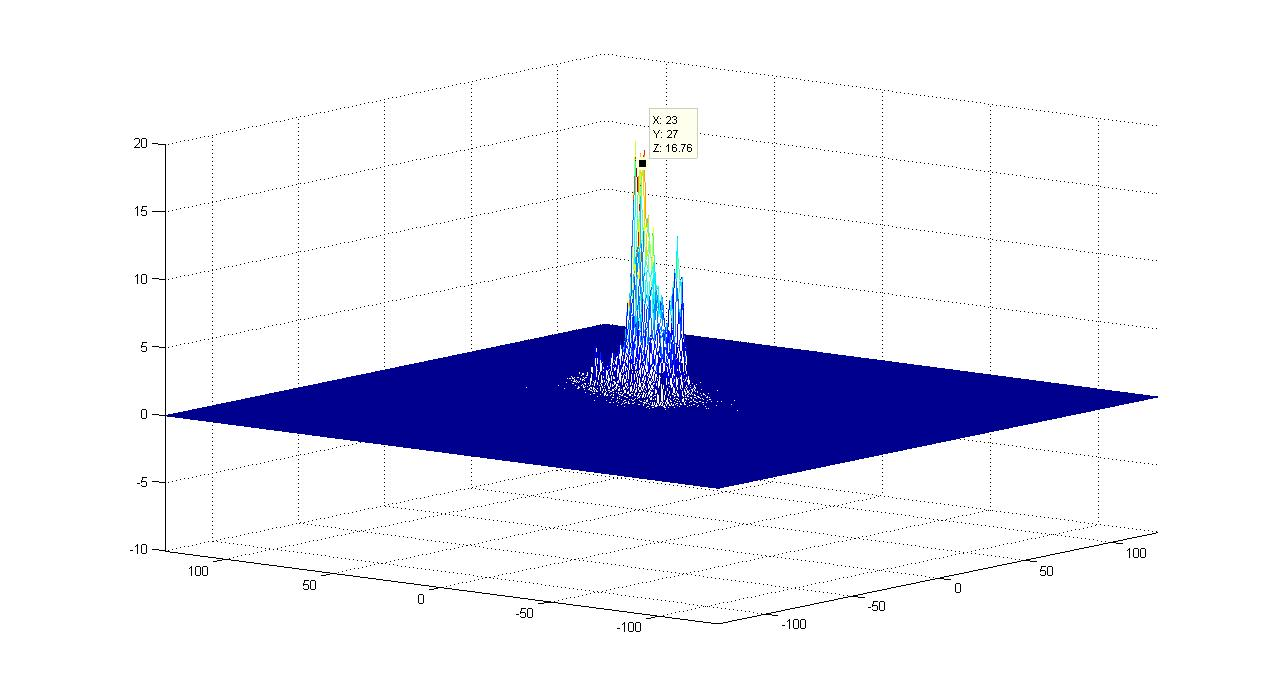
%> input picture Fuentes/2-Deteccion/histograma promedioAB.jpg, 1280 x 700 px
$ octave --eval "result = quitar_brillo2('../2-Deteccion/histograma promedioAB.jpg');"   (GNU Octave 9; MATLAB toolbox functions it lacks are replaced by stand-ins)
%> lines starting %> are read from the running program, lines starting %| are printed output that depends on the picture

function [RGB, J, bw] = quitar_brillo2(archivo_imagen)
%> called with archivo_imagen = '../2-Deteccion/histograma promedioAB.jpg'

%%%%%%%%%%%%%%%%%%%%%%%%%%%%%%%%%%%%%%%%%%%%%%%%%%%%%%%%%%%%%%%%%%%%%%%%%%%%%%%%%
%
%Descripcion:
%
%Entrada:
%       archivo_imagen: imagen en una matriz
%
%Salida:
%       RGB: Imagen original en RGB
%       J  : Imagen original sin brillo en RGB
%       bw:  Imagen sin brillo en blanco y negro
%
%%%%%%%%%%%%%%%%%%%%%%%%%%%%%%%%%%%%%%%%%%%%%%%%%%%%%%%%%%%%%%%%%%%%%%%%%%%%%%%%%%%%
RGB=imread(archivo_imagen);
%> RGB is the input picture: size 700x1280x3 uint8; mean R, G, B 229.1, 229.5, 242.1
figure, image(RGB);  title('Imagen original');

% Convertir a espacio de color de luminancia
cform2lab = makecform('srgb2lab');
LAB = applycform(RGB, cform2lab);
%> LAB: size 700x1280x3 uint8; mean of channels 1, 2, 3 232.5, 131.8, 121.5
LAB = double(LAB);
%> LAB: size 700x1280x3 double; mean of channels 1, 2, 3 232.5, 131.8, 121.5
bw = LAB(:,:,1);
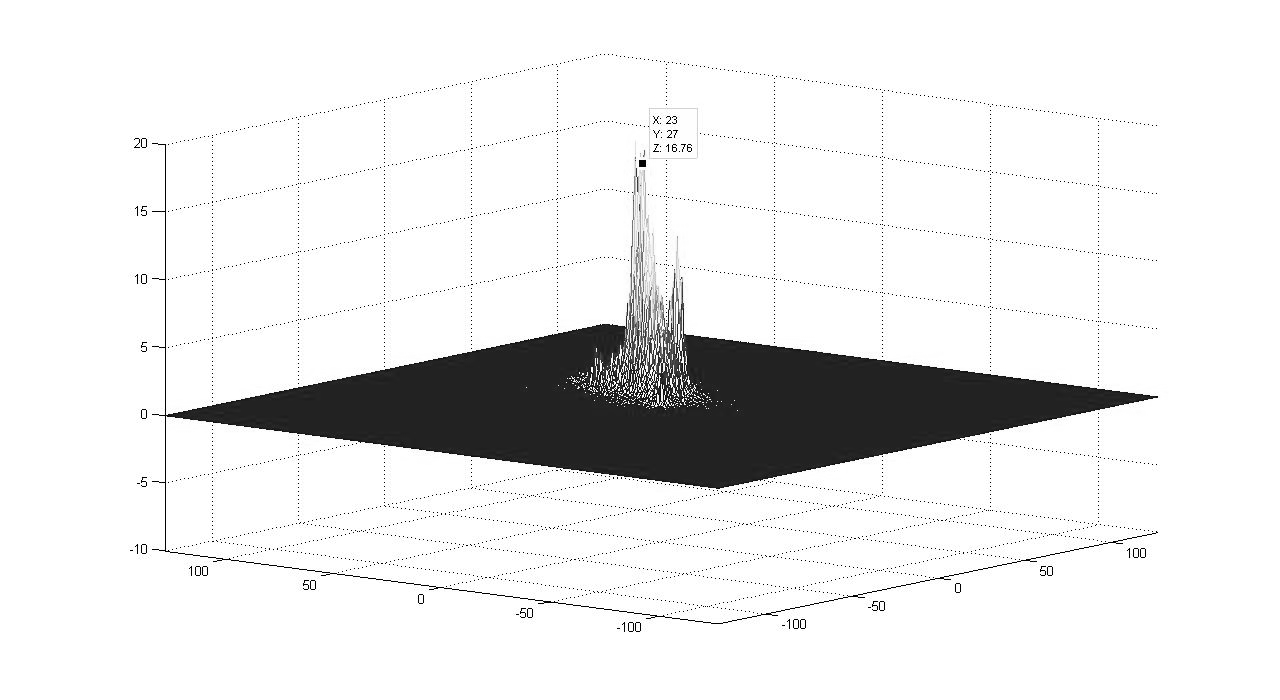
%> bw: size 700x1280 double; min 0, max 255, mean 232.5

% Mostrar la imagen en BW
figure, image(bw);title('Imagen en BW');
colormap(gray(256));

% Scale values to range from 0 to 1
bw = bw/256;

% Perform CLAHE
bw = adapthisteq(bw,'NumTiles',[16 16],'ClipLimit',0.0025)*256;

figure, image(bw);title('Imagen en bw con contraste aplicado');
colormap(gray(256));

% Convert back to RGB color space
LAB(:,:,1) = bw;
%> LAB: size 700x1280x3 double; mean of channels 1, 2, 3 233.4, 131.8, 121.5
cform2srgb = makecform('lab2srgb');
J = applycform(LAB, cform2srgb);
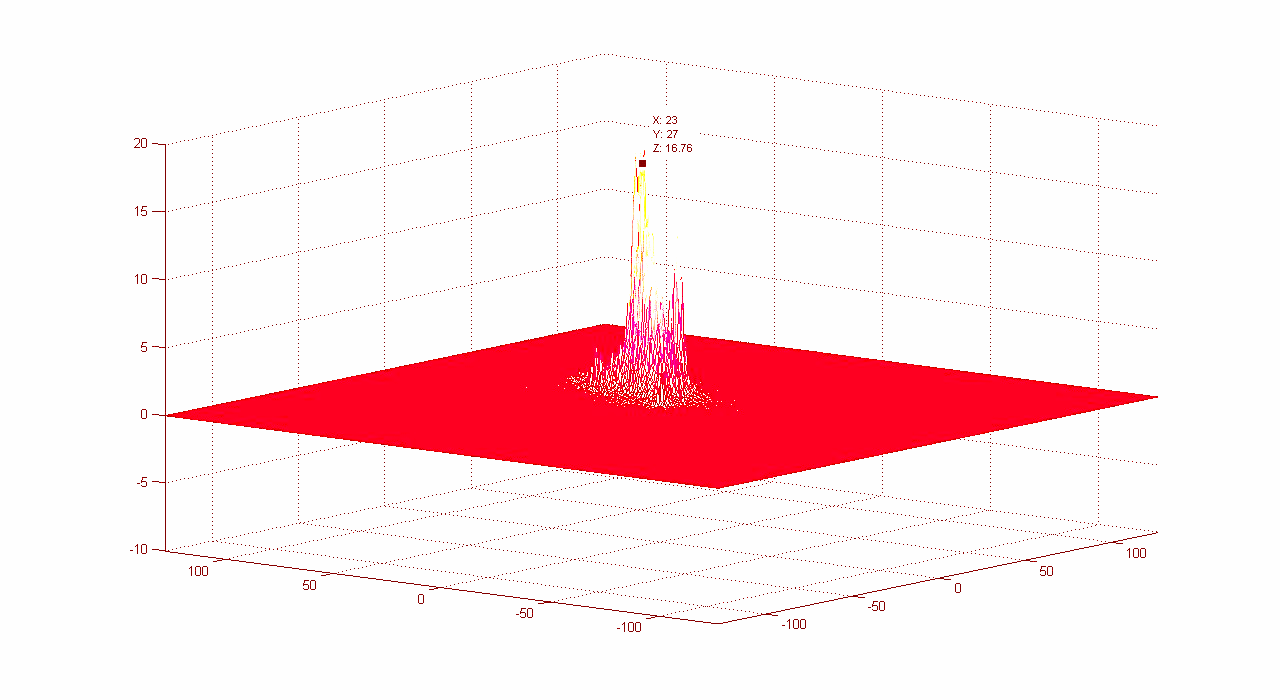
%> J: size 700x1280x3 double; mean R, G, B 0.996, 0.902, 0.914

% Display the results
figure, image(J);title('Imagen en color con contraste aplicado');
